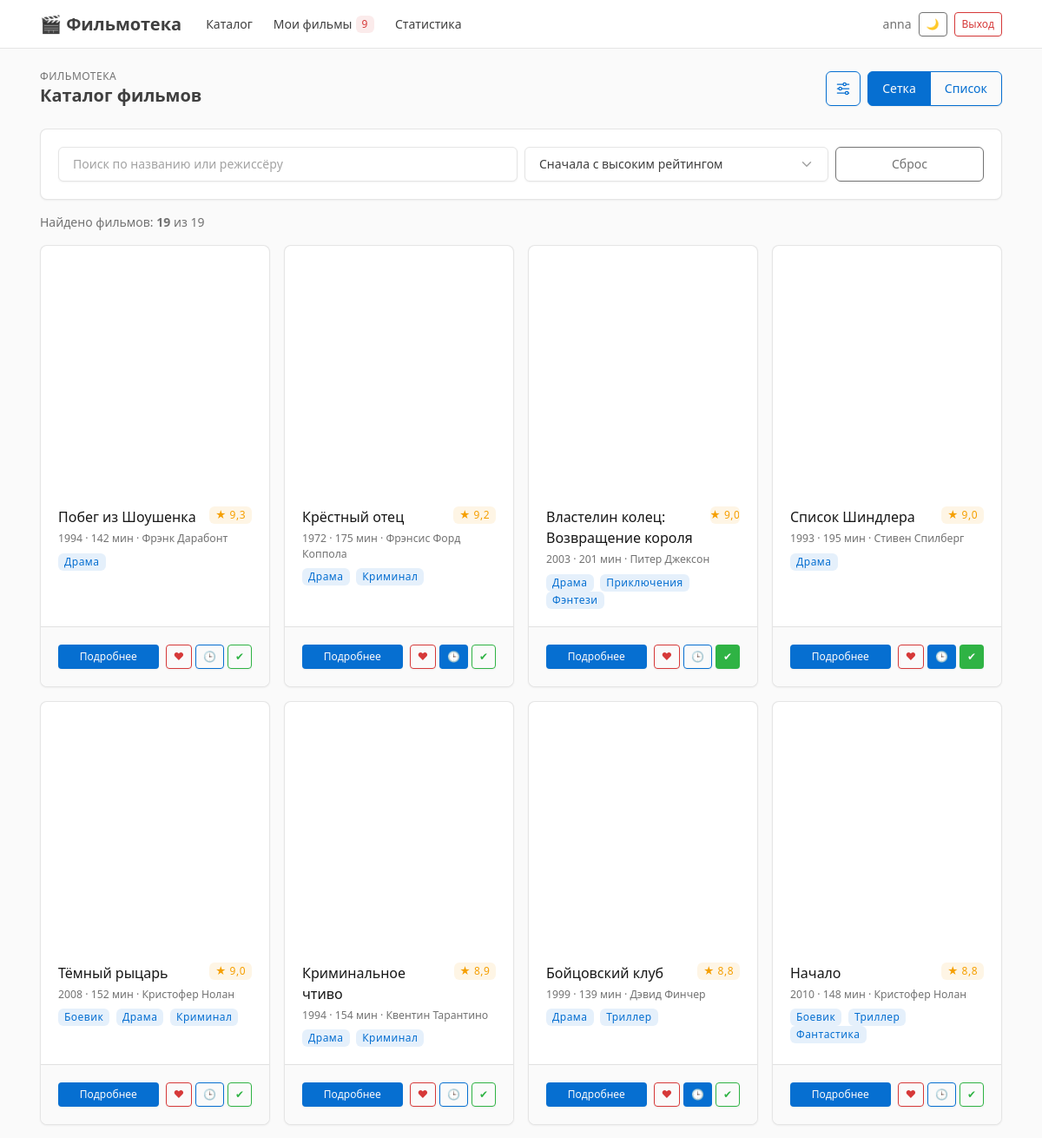
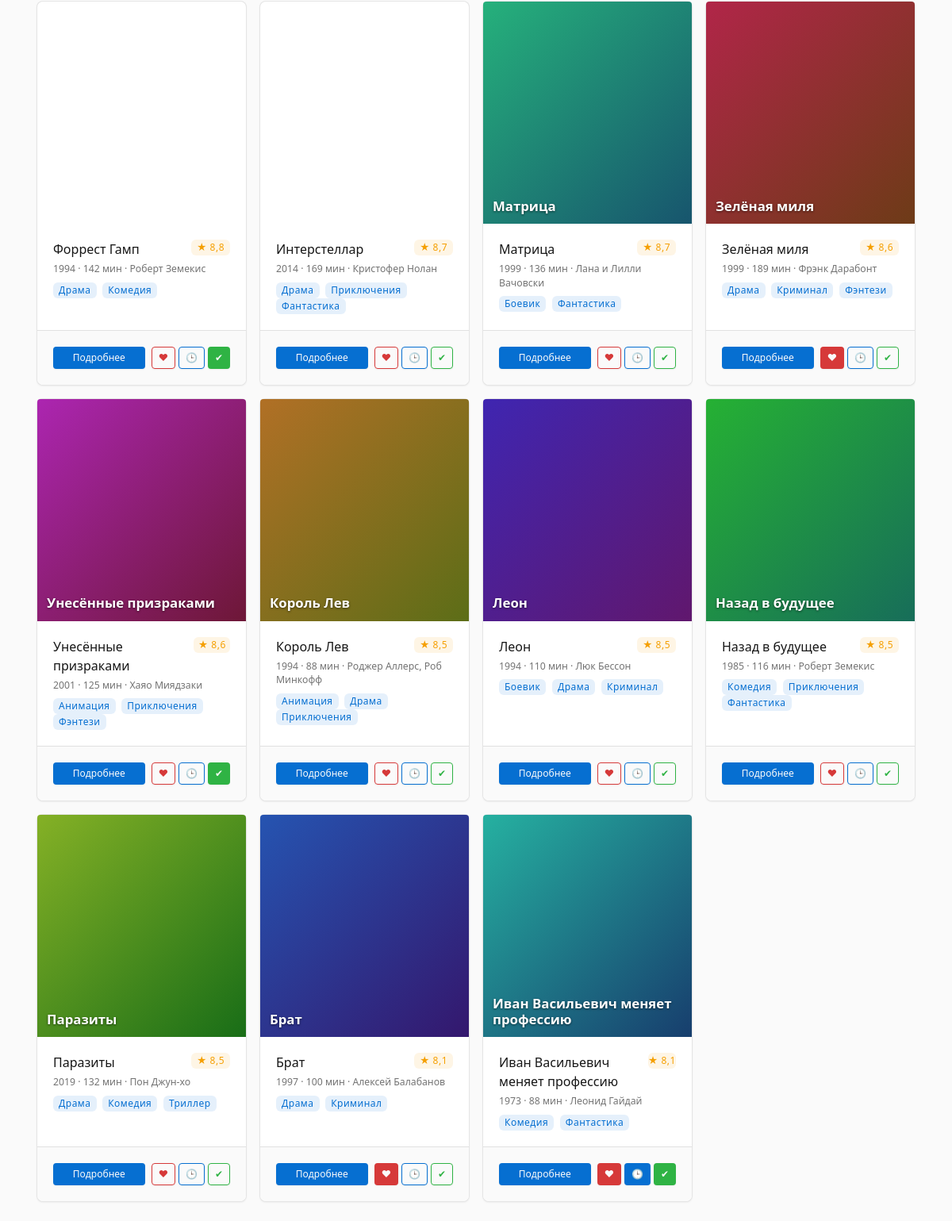
Screenshot of / (signed in) with the database file from the repository (2 pictures, top to bottom).
### accounts/models.py (models this page shows, shortened)
class Movie(models.Model):
    title = models.CharField('Название', max_length=200)
    original_title = models.CharField('Оригинальное название', max_length=200, blank=True)
    year = models.PositiveSmallIntegerField('Год выхода')
    director = models.CharField('Режиссёр', max_length=200)
    duration = models.PositiveSmallIntegerField('Длительность, мин')
    rating = models.DecimalField(
        'Рейтинг', max_digits=3, decimal_places=1,
        validators=[MinValueValidator(0), MaxValueValidator(10)],
    )
    description = models.TextField('Описание', blank=True)
    country = models.CharField('Страна', max_length=60, blank=True)
    poster_url = models.URLField('Ссылка на постер', blank=True)
    poster = models.ImageField('Обложка (файл)', upload_to='posters/', blank=True)
    genres = models.ManyToManyField(Genre, related_name='movies', verbose_name='Жанры')
    search_index = models.CharField(max_length=600, blank=True, editable=False)
    class Meta:
        ordering = ['-rating', 'title']
        verbose_name = 'фильм'
        verbose_name_plural = 'фильмы'
    @property
    def poster_src(self):
        if self.poster:
            return self.poster.url
        return self.poster_url
    @property
    def hue(self):
        return (self.pk or 0) * 47 % 360
    @property
    def hue_2(self):
        return (self.hue + 40) % 360

class Genre(models.Model):
    name = models.CharField('Название', max_length=50, unique=True)
    class Meta:
        ordering = ['name']
        verbose_name = 'жанр'
        verbose_name_plural = 'жанры'

### accounts/views.py (the view)
# urls.py: path('', views.catalog, name='catalog'),
@login_required
def catalog(request):
    movies = filter_movies(request.GET, request.user)
    return render(
        request,
        'catalog.html',
        {
            'movies': add_marks(movies, request.user),
            'sort_options': SORT_OPTIONS,
            'total': Movie.objects.count(),
        }
    )

### accounts/context_processors.py (called while the page is built)
def my_movies_count(request):
    if not request.user.is_authenticated:
        return {'my_movies_count': 0}
    count = Mark.objects.filter(user=request.user).values('movie').distinct().count()
    return {'my_movies_count': count}

### accounts/views.py (called while the page is built)
def add_marks(movies, user):
    watch_ids = Mark.objects.filter(user=user, kind='watch').values_list('movie_id', flat=True)
    favorite_ids = Mark.objects.filter(user=user, kind='favorite').values_list('movie_id', flat=True)
    watched_ids = Mark.objects.filter(user=user, kind='watched').values_list('movie_id', flat=True)
    movies = list(movies)
    for movie in movies:
        movie.marked_watch = movie.id in watch_ids
        movie.marked_favorite = movie.id in favorite_ids
        movie.marked_watched = movie.id in watched_ids
    return movies

### templates/catalog.html (shortened to what this page needs)
{% extends 'base.html' %}
{% block header %}
<div class="row align-items-center g-2">
    <div class="col">
        <div class="page-pretitle">Фильмотека</div>
        <h2 class="page-title">Каталог фильмов</h2>
    </div>
    <div class="col-auto d-flex gap-2">
        <a href="/search/" class="btn btn-icon btn-outline-primary"
           title="Расширенный поиск" aria-label="Расширенный поиск">
        </a>
        <div class="btn-group" role="group" aria-label="Вид списка">
            <button type="button" class="btn btn-outline-primary active" data-view="grid">Сетка</button>
            <button type="button" class="btn btn-outline-primary" data-view="list">Список</button>
        </div>
    </div>
</div>
{% endblock %}
{% block content %}
<div id="catalog-root" data-partial-url="/movies/partial/" data-kind="">
    {% include 'components/filter_bar.html' %}
    <div class="text-secondary mb-3">
        Найдено фильмов: <strong id="results-count">{{ movies|length }}</strong> из <span id="total-count">{{ total }}</span>
    </div>
    <div class="row row-cards view-grid" id="movie-grid">
        {% include 'components/movie_grid.html' %}
    </div>
</div>
{% endblock %}

### templates/components/navbar.html (shortened to what this page needs)
{% with url_name=request.resolver_match.url_name %}
<header class="navbar navbar-expand-md d-print-none sticky-top">
    <div class="container-xl">
        <a class="navbar-brand pe-0 pe-md-3" href="/">🎬 Фильмотека</a>
        <div class="navbar-nav flex-row order-md-last ms-auto align-items-center gap-2">
            <span class="text-secondary d-none d-lg-inline">
                {{ user.username }}{% if user.is_staff %} <span class="badge bg-purple-lt">админ</span>{% endif %}
            </span>
            <button type="button" class="btn btn-sm btn-outline-secondary" id="theme-toggle"
                    aria-label="Сменить тему оформления">🌙</button>
            <form method="post" action="/accounts/logout/" class="m-0">
                <button type="submit" class="btn btn-sm btn-outline-danger">Выход</button>
            </form>
        </div>
        <div class="collapse navbar-collapse" id="navbar-menu">
            <ul class="navbar-nav me-auto">
                <li class="nav-item">
                    <a class="nav-link {% if url_name == 'catalog' or url_name == 'movie_detail' or url_name == 'search' %}active{% endif %}"
                       href="/">Каталог</a>
                </li>
                <li class="nav-item">
                    <a class="nav-link {% if url_name|slice:':3' == 'my_' %}active{% endif %}"
                       href="/my/">
                        Мои фильмы
                        <span class="badge bg-red-lt ms-1" id="my-count">{{ my_movies_count }}</span>
                    </a>
                </li>
                <li class="nav-item">
                    <a class="nav-link {% if url_name == 'stats' %}active{% endif %}"
                       href="/stats/">Статистика</a>
                </li>
            </ul>
        </div>
    </div>
</header>
{% endwith %}

### templates/components/movie_grid.html
{% for movie in movies %}
    <div class="col-12 col-sm-6 col-lg-4 col-xl-3 movie-col">
        {% include 'components/movie_card.html' %}
    </div>
{% empty %}
    <div class="col-12">
        {% include 'components/empty_state.html' with title='Ничего не найдено' text='Измените условия поиска или отметьте фильмы кнопками в каталоге.' %}
    </div>
{% endfor %}

### templates/components/movie_card.html (shortened to what this page needs)
<div class="card movie-card h-100" data-movie-id="{{ movie.id }}">
    <a href="/movies/{{ movie.id }}/" class="d-block text-reset">
        {% include 'components/poster.html' with movie=movie %}
    </a>
    <div class="card-body">
        <div class="d-flex justify-content-between align-items-start mb-1">
            <h3 class="card-title mb-0">
                <a href="/movies/{{ movie.id }}/" class="text-reset">{{ movie.title }}</a>
            </h3>
            <span class="badge bg-yellow-lt ms-2">★ {{ movie.rating }}</span>
        </div>
        <div class="text-secondary small mb-2">{{ movie.year }} · {{ movie.duration }} мин · {{ movie.director }}</div>
        <div>
            {% for genre in movie.genres.all %}
                <span class="badge bg-blue-lt me-1">{{ genre.name }}</span>
            {% endfor %}
        </div>
    </div>
    <div class="card-footer d-flex flex-wrap gap-2">
        <a class="btn btn-sm btn-primary flex-fill" style="min-width: 7rem" href="/movies/{{ movie.id }}/">Подробнее</a>
        <div class="d-flex gap-1 ms-auto">
            {% include 'components/mark_buttons.html' with movie=movie %}
        </div>
    </div>
</div>

### templates/components/poster.html
<div class="poster {{ extra_class }}" role="img" aria-label="Постер фильма {{ movie.title }}"
     style="{% if movie.poster_src %}background-image: url('{{ movie.poster_src }}');{% else %}background: linear-gradient(135deg, hsl({{ movie.hue }}, 65%, 42%), hsl({{ movie.hue_2 }}, 65%, 26%));{% endif %}">
    {% if not movie.poster_src %}<span class="poster-title">{{ movie.title }}</span>{% endif %}
</div>

### templates/components/mark_button.html
<button type="button"
        class="btn btn-sm {% if active %}btn-{{ color }}{% else %}btn-outline-{{ color }}{% endif %}"
        data-mark="{{ kind }}"
        data-movie="{{ movie.id }}"
        data-url="/movies/{{ movie.id }}/mark/{{ kind }}/"
        data-color="{{ color }}"
        title="{{ label }}" aria-label="{{ label }}">
    {{ icon }}{% if with_label %} {{ label }}{% endif %}
</button>

### static/css/movies.css (style rules this page uses)
.poster { display: flex; align-items: flex-end; height: 280px; padding: .75rem; color: #fff; background-size: cover; background-position: center; border-radius: 4px 4px 0 0; }
.poster-title { font-weight: 700; font-size: 1.05rem; line-height: 1.2; text-shadow: 0 1px 3px rgba(0, 0, 0, .55); }
.movie-card { transition: transform .15s ease, box-shadow .15s ease; }
.navbar .nav-link { white-space: nowrap; }

### rows the page displays
Movie: title "Побег из Шоушенка", rating "9,3", year "1994", duration "142", director "Фрэнк Дарабонт", icon "♥ 🕒 ✔"
Genre: name "Драма"
Movie: title "Крёстный отец", rating "9,2", year "1972", duration "175", director "Фрэнсис Форд Коппола", icon "♥ 🕒 ✔"
Genre: name "Криминал"
Movie: title "Властелин колец: Возвращение короля", rating "9,0", year "2003", duration "201", director "Питер Джексон", icon "♥ 🕒 ✔"
Genre: name "Приключения"
Genre: name "Фэнтези"
Movie: title "Список Шиндлера", rating "9,0", year "1993", duration "195", director "Стивен Спилберг", icon "♥ 🕒 ✔"
Movie: title "Тёмный рыцарь", rating "9,0", year "2008", duration "152", director "Кристофер Нолан", icon "♥ 🕒 ✔"
Genre: name "Боевик"
Movie: title "Криминальное чтиво", rating "8,9", year "1994", duration "154", director "Квентин Тарантино", {{ movie.id }} 7 (drawn), icon "♥ 🕒 ✔"
Movie: title "Бойцовский клуб", rating "8,8", year "1999", duration "139", director "Дэвид Финчер", icon "♥ 🕒 ✔"
Genre: name "Триллер"
Movie: title "Начало", rating "8,8", year "2010", duration "148", director "Кристофер Нолан", icon "♥ 🕒 ✔"
Genre: name "Фантастика"
Movie: title "Форрест Гамп", rating "8,8", year "1994", duration "142", director "Роберт Земекис", icon "♥ 🕒 ✔"
Genre: name "Комедия"
Movie: title "Интерстеллар", rating "8,7", year "2014", duration "169", director "Кристофер Нолан", icon "♥ 🕒 ✔"
Movie: title "Матрица", rating "8,7", year "1999", duration "136", director "Лана и Лилли Вачовски", icon "♥ 🕒 ✔"
Movie: title "Зелёная миля", rating "8,6", year "1999", duration "189", director "Фрэнк Дарабонт", icon "♥ 🕒 ✔"
Movie: title "Унесённые призраками", rating "8,6", year "2001", duration "125", director "Хаяо Миядзаки", icon "♥ 🕒 ✔"
Genre: name "Анимация"
Movie: title "Король Лев", rating "8,5", year "1994", duration "88", director "Роджер Аллерс, Роб Минкофф", icon "♥ 🕒 ✔"
Movie: title "Леон", rating "8,5", year "1994", duration "110", director "Люк Бессон", icon "♥ 🕒 ✔"
Movie: title "Назад в будущее", rating "8,5", year "1985", duration "116", director "Роберт Земекис", icon "♥ 🕒 ✔"
Movie: title "Паразиты", rating "8,5", year "2019", duration "132", director "Пон Джун-хо", icon "♥ 🕒 ✔"
Movie: title "Брат", rating "8,1", year "1997", duration "100", director "Алексей Балабанов", icon "♥ 🕒 ✔"
Movie: title "Иван Васильевич меняет профессию", rating "8,1", year "1973", duration "88", director "Леонид Гайдай", icon "♥ 🕒 ✔"

### other values shown
{{ user.username }} "anna"
{{ my_movies_count }} "9"
{{ movies|length }} "19"
{{ total }} "19"
form field value "Сначала с высоким рейтингом"
